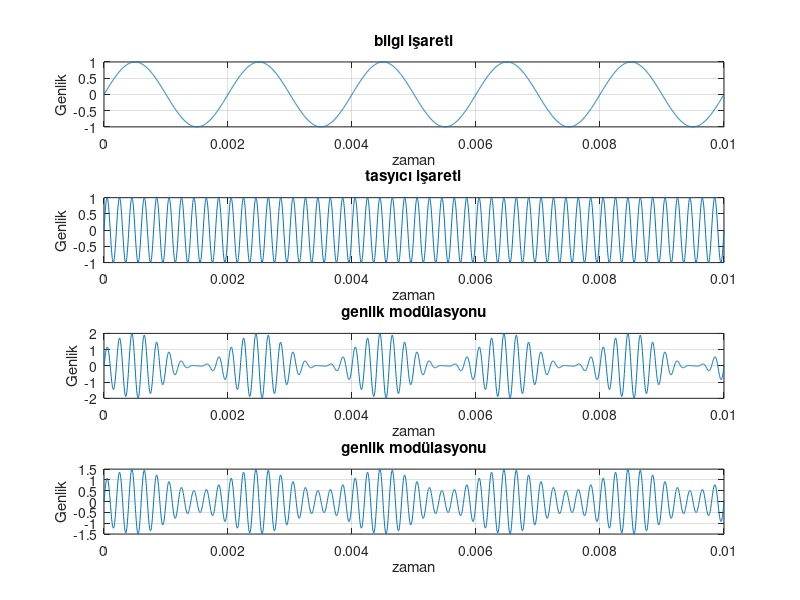

MATLAB code to generate this figure:
%Genlik modülasyonu AKB-ÜKB
fa = 500; fc = 5000; Ta=1/fa; Tc=1/fc; %
t = 0:(Tc/50):5*Ta; %
s = sin(2*pi*fa*t);
% Bilgi sinyalinin oluşturulması
subplot(411);plot(t,s);grid on; %
title('bilgi işareti');xlabel('zaman');ylabel('Genlik');
c = sin(2*pi*fc*t); %
% taşıyıcı sinyalinin oluşturulması
subplot(412);plot(t,c);grid on;
title('tasyıcı işareti');xlabel('zaman');ylabel('Genlik');
m=1; % ideal durum
d=(1+m*s).*c; %
% modülasyonlu işaret
subplot(413);plot(t,d);grid on;
title('genlik modülasyonu');xlabel('zaman');ylabel('Genlik');

m=0.5; % ideal olmadığı için
g=(1+m*s).*c; %
% modülasyonlu işaret
subplot(414);plot(t,g);grid on;
title('genlik modülasyonu');xlabel('zaman');ylabel('Genlik');
